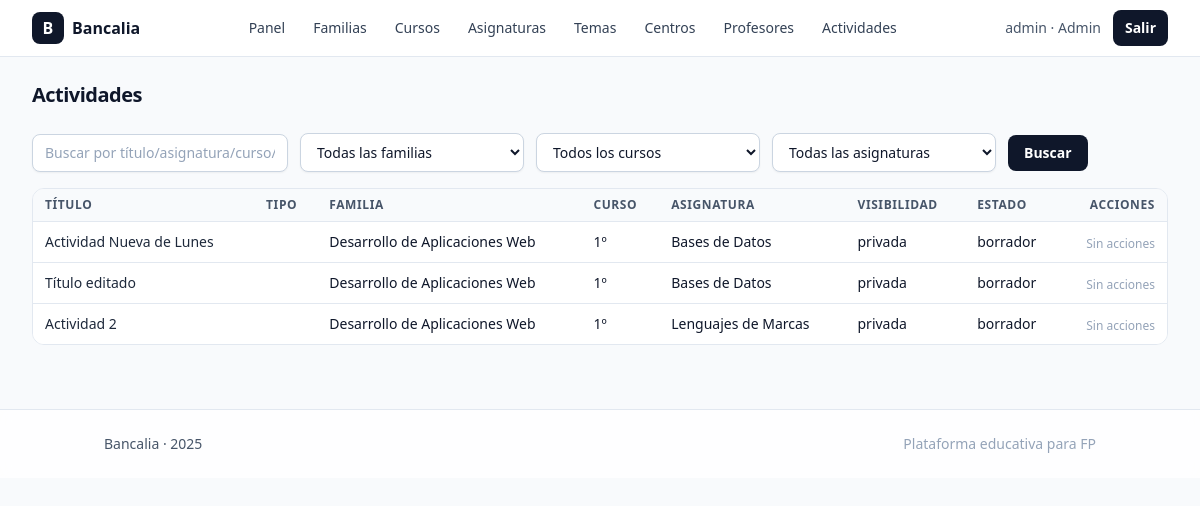
The page /admin/actividades/index.php (signed in) on the database its author committed.
### tables this page shows
CREATE TABLE `actividades` (
  `id` int(11) NOT NULL,
  `profesor_id` int(11) NOT NULL,
  `familia_id` int(11) NOT NULL,
  `curso_id` int(11) NOT NULL,
  `asignatura_id` int(11) NOT NULL,
  `tema_id` int(11) DEFAULT NULL,
  `tipo` enum('opcion_multiple','verdadero_falso','respuesta_corta','rellenar_huecos','emparejar','tarea') NOT NULL,
  `titulo` varchar(255) NOT NULL,
  `descripcion` text DEFAULT NULL,
  `dificultad` enum('baja','media','alta') NOT NULL DEFAULT 'media',
  `visibilidad` enum('privada','publica') NOT NULL DEFAULT 'privada',
  `estado` enum('borrador','publicada') NOT NULL DEFAULT 'borrador',
  `created_at` datetime NOT NULL DEFAULT current_timestamp(),
  `updated_at` datetime NOT NULL DEFAULT current_timestamp() ON UPDATE current_timestamp()
);

CREATE TABLE `familias_profesionales` (
  `id` int(11) NOT NULL,
  `nombre` varchar(150) NOT NULL,
  `slug` varchar(160) NOT NULL,
  `descripcion` text DEFAULT NULL,
  `is_active` tinyint(1) NOT NULL DEFAULT 1,
  `created_at` datetime NOT NULL DEFAULT current_timestamp(),
  `updated_at` datetime NOT NULL DEFAULT current_timestamp() ON UPDATE current_timestamp()
);

CREATE TABLE `cursos` (
  `id` int(11) NOT NULL,
  `familia_id` int(11) NOT NULL,
  `nombre` varchar(80) NOT NULL,
  `slug` varchar(120) NOT NULL,
  `descripcion` text DEFAULT NULL,
  `orden` int(11) NOT NULL DEFAULT 1,
  `is_active` tinyint(1) NOT NULL DEFAULT 1,
  `created_at` datetime NOT NULL DEFAULT current_timestamp(),
  `updated_at` datetime NOT NULL DEFAULT current_timestamp() ON UPDATE current_timestamp()
);

CREATE TABLE `asignaturas` (
  `id` int(11) NOT NULL,
  `familia_id` int(11) NOT NULL,
  `curso_id` int(11) NOT NULL,
  `nombre` varchar(150) NOT NULL,
  `slug` varchar(160) NOT NULL,
  `codigo` varchar(50) DEFAULT NULL,
  `horas` int(11) DEFAULT NULL,
  `descripcion` text DEFAULT NULL,
  `orden` int(11) NOT NULL DEFAULT 1,
  `is_active` tinyint(1) NOT NULL DEFAULT 1,
  `created_at` datetime NOT NULL DEFAULT current_timestamp(),
  `updated_at` datetime NOT NULL DEFAULT current_timestamp() ON UPDATE current_timestamp()
);

### config.php (called while the page is built, shortened)
<?php
function pdo(): PDO {
  static $pdo;
  if ($pdo instanceof PDO) return $pdo;
  $pdo = new PDO(
    'mysql:host=127.0.0.1;dbname=bancalia;charset=utf8mb4',
    'root', '',
    [
      PDO::ATTR_ERRMODE => PDO::ERRMODE_EXCEPTION,
      PDO::ATTR_DEFAULT_FETCH_MODE => PDO::FETCH_ASSOC,
      PDO::ATTR_EMULATE_PREPARES => false,
    ]
  );
  return $pdo;
}
function h(?string $s): string { return htmlspecialchars((string)$s, ENT_QUOTES, 'UTF-8'); }
function current_user(): ?array { return $_SESSION['user'] ?? null; }

### public/admin/actividades/index.php (the view, shortened to what this page needs)
<?php
require_once __DIR__ . '/../../../config.php';
require_once __DIR__ . '/../../../partials/header.php';
$role = $u['role'] ?? '';
$profesorId = (int)($u['profesor_id'] ?? 0);
$q   = trim((string)($_GET['q'] ?? ''));
$params = [];
$sql = "SELECT a.id, a.titulo, a.tipo, a.visibilidad, a.estado, a.updated_at,
               a.profesor_id,  /* necesario para saber si la actividad es mía */
               asig.nombre AS asignatura, c.nombre AS curso, f.nombre AS familia
        FROM actividades a
        JOIN asignaturas asig ON asig.id = a.asignatura_id
        JOIN cursos c ON c.id = a.curso_id
        JOIN familias_profesionales f ON f.id = a.familia_id";
$sql .= " ORDER BY a.updated_at DESC, a.id DESC LIMIT 200";
$stList = pdo()->prepare($sql);
$stList->execute($params);
$rows = $stList->fetchAll();
require_once __DIR__ . '/../../../partials/header.php';
?>
<div class="mb-6 flex items-center justify-between">
  <div>
    <h1 class="text-xl font-semibold tracking-tight">Actividades</h1>
  </div>
</div>
<form method="get" action="" class="mb-4 flex flex-wrap items-center gap-3">
  <input name="q" value="<?= h($q) ?>" placeholder="Buscar por título/asignatura/curso/familia"
         class="w-64 rounded-lg border border-slate-300 bg-white px-3 py-2 text-sm shadow-sm placeholder-slate-400 focus:outline-none focus:ring-2 focus:ring-slate-400 focus:border-slate-400">
  <select id="familia_id" name="familia_id"
          class="w-56 rounded-lg border border-slate-300 bg-white px-3 py-2 text-sm shadow-sm focus:outline-none focus:ring-2 focus:ring-slate-400 focus:border-slate-400">
    <option value="0">Todas las familias</option>
  </select>
  <select id="curso_id" name="curso_id"
          class="w-56 rounded-lg border border-slate-300 bg-white px-3 py-2 text-sm shadow-sm focus:outline-none focus:ring-2 focus:ring-slate-400 focus:border-slate-400">
    <option value="0">Todos los cursos</option>
  </select>
  <select id="asignatura_id" name="asignatura_id"
          class="w-56 rounded-lg border border-slate-300 bg-white px-3 py-2 text-sm shadow-sm focus:outline-none focus:ring-2 focus:ring-slate-400 focus:border-slate-400">
    <option value="0">Todas las asignaturas</option>
  </select>
  <button class="rounded-lg bg-slate-900 px-4 py-2 text-sm font-semibold text-white hover:bg-slate-800">
    Buscar
  </button>
</form>
<div class="overflow-hidden rounded-xl border border-slate-200 bg-white">
  <table class="min-w-full divide-y divide-slate-200">
    <thead class="bg-slate-50">
      <tr>
        <th class="px-3 py-2 text-left text-xs font-semibold uppercase tracking-wider text-slate-600">Título</th>
        <th class="px-3 py-2 text-left text-xs font-semibold uppercase tracking-wider text-slate-600">Tipo</th>
        <th class="px-3 py-2 text-left text-xs font-semibold uppercase tracking-wider text-slate-600">Familia</th>
        <th class="px-3 py-2 text-left text-xs font-semibold uppercase tracking-wider text-slate-600">Curso</th>
        <th class="px-3 py-2 text-left text-xs font-semibold uppercase tracking-wider text-slate-600">Asignatura</th>
        <th class="px-3 py-2 text-left text-xs font-semibold uppercase tracking-wider text-slate-600">Visibilidad</th>
        <th class="px-3 py-2 text-left text-xs font-semibold uppercase tracking-wider text-slate-600">Estado</th>
        <th class="px-3 py-2 text-right text-xs font-semibold uppercase tracking-wider text-slate-600">Acciones</th>
      </tr>
    </thead>
    <tbody class="divide-y divide-slate-200 bg-white">
      <?php foreach ($rows as $r): ?>
        <?php $esMia = ($role === 'profesor' && (int)$r['profesor_id'] === $profesorId); ?>
        <tr>
          <td class="px-3 py-2 text-sm font-medium text-slate-800"><?= h($r['titulo']) ?></td>
          <td class="px-3 py-2 text-sm"><?= h($r['tipo']) ?></td>
          <td class="px-3 py-2 text-sm"><?= h($r['familia']) ?></td>
          <td class="px-3 py-2 text-sm"><?= h($r['curso']) ?></td>
          <td class="px-3 py-2 text-sm"><?= h($r['asignatura']) ?></td>
          <td class="px-3 py-2 text-sm"><?= h($r['visibilidad']) ?></td>
          <td class="px-3 py-2 text-sm"><?= h($r['estado']) ?></td>
          <td class="px-3 py-2 text-right">
            <?php if ($esMia): ?>
              <div class="inline-flex items-center gap-2">
                <a href="<?= PUBLIC_URL ?>/admin/actividades/edit.php?id=<?= (int)$r['id'] ?>"
                   class="rounded-md border border-slate-300 bg-white px-2.5 py-1.5 text-xs font-medium text-slate-700 hover:bg-slate-100">
                  Editar
                </a>
                <form method="post" action="<?= PUBLIC_URL ?>/admin/actividades/delete.php"
                      onsubmit="return confirm('¿Eliminar actividad?')"
                      class="inline">
                  <?= csrf_field() ?>
                  <input type="hidden" name="id" value="<?= (int)$r['id'] ?>">
                  <button class="rounded-md border border-rose-300 bg-white px-2.5 py-1.5 text-xs font-semibold text-rose-700 hover:bg-rose-50">
                    Eliminar
                  </button>
                </form>
              </div>
            <?php elseif ($role === 'profesor'): ?>
              <span class="text-xs text-slate-400">Sin permisos</span>
            <?php else: ?>
              <span class="text-xs text-slate-400">Sin acciones</span>
            <?php endif; ?>
          </td>
        </tr>
      <?php endforeach; ?>
    </tbody>
  </table>
</div>
<?php require_once __DIR__ . '/../../../partials/footer.php'; ?>

### partials/header.php (shortened to what this page needs)
<?php
require_once __DIR__ . '/../config.php';
$u = current_user();
?>
<!doctype html>
<html lang="es">
<head>
  <script src="https://cdn.tailwindcss.com"></script>
</head>
<body class="bg-slate-50 text-slate-900">
  <header class="sticky top-0 z-40 border-b border-slate-200 bg-white/90 backdrop-blur">
    <div class="mx-auto max-w-7xl px-4 sm:px-6 lg:px-8 h-14 flex items-center justify-between">
      <a href="<?= PUBLIC_URL ?>/dashboard.php" class="flex items-center gap-2 font-semibold">
        <span class="inline-flex h-8 w-8 items-center justify-center rounded-lg bg-slate-900 text-white">B</span>
        <span>Bancalia</span>
      </a>
      <nav class="flex items-center gap-1">
        <a href="<?= PUBLIC_URL ?>/dashboard.php" class="rounded-lg px-3 py-2 text-sm font-medium text-slate-700 hover:bg-slate-100">Panel</a>
        <?php if ($u): ?>
          <?php if (($u['role'] ?? '') === 'admin'): ?>
            <a href="<?= PUBLIC_URL ?>/admin/familias/index.php" class="rounded-lg px-3 py-2 text-sm font-medium text-slate-700 hover:bg-slate-100">Familias</a>
            <a href="<?= PUBLIC_URL ?>/admin/cursos/index.php" class="rounded-lg px-3 py-2 text-sm font-medium text-slate-700 hover:bg-slate-100">Cursos</a>
            <a href="<?= PUBLIC_URL ?>/admin/asignaturas/index.php" class="rounded-lg px-3 py-2 text-sm font-medium text-slate-700 hover:bg-slate-100">Asignaturas</a>
            <a href="<?= PUBLIC_URL ?>/admin/temas/index.php" class="rounded-lg px-3 py-2 text-sm font-medium text-slate-700 hover:bg-slate-100">Temas</a>
            <a href="<?= PUBLIC_URL ?>/admin/centros/index.php" class="rounded-lg px-3 py-2 text-sm font-medium text-slate-700 hover:bg-slate-100">Centros</a>
            <a href="<?= PUBLIC_URL ?>/admin/profesores/index.php" class="rounded-lg px-3 py-2 text-sm font-medium text-slate-700 hover:bg-slate-100">Profesores</a>
            <a href="<?= PUBLIC_URL ?>/admin/actividades/index.php" class="rounded-lg px-3 py-2 text-sm font-medium text-slate-700 hover:bg-slate-100">Actividades</a>
          <?php endif; ?>
        <?php endif; ?>
      </nav>
      <div class="flex items-center gap-3">
        <?php if ($u): ?>
          <span class="hidden sm:inline text-sm text-slate-600">
            <?= h($u['role']) ?> · <?= h($u['nombre'] ?? $u['email'] ?? 'usuario') ?>
          </span>
          <a href="<?= PUBLIC_URL ?>/auth/logout.php"
             class="inline-flex items-center rounded-lg bg-slate-900 px-3 py-2 text-sm font-semibold text-white hover:bg-slate-800">Salir</a>
        <?php endif; ?>
      </div>
    </div>
  </header>
  <main class="mx-auto max-w-7xl px-4 sm:px-6 lg:px-8 py-6">

### partials/footer.php (shortened to what this page needs)
</main>
<footer class="mt-10 border-t border-slate-200 bg-white/80 backdrop-blur">
  <div class="container mx-auto flex flex-col items-center justify-between gap-2 px-4 py-6 text-sm text-slate-600 sm:flex-row">
    <span>Bancalia · <?= date('Y') ?></span>
    <span class="text-slate-400">Plataforma educativa para FP</span>
  </div>
</footer>
</body>
</html>

### rows shown on the page
actividades: titulo "Actividad Nueva de Lunes", familias_profesionales.nombre "Desarrollo de Aplicaciones Web", curso.nombre "1º", asignatura.nombre "Bases de Datos", visibilidad "privada", estado "borrador"
actividades: titulo "Título editado", familias_profesionales.nombre "Desarrollo de Aplicaciones Web", curso.nombre "1º", asignatura.nombre "Bases de Datos", visibilidad "privada", estado "borrador"
actividades: titulo "Actividad 2", familias_profesionales.nombre "Desarrollo de Aplicaciones Web", curso.nombre "1º", asignatura.nombre "Lenguajes de Marcas", visibilidad "privada", estado "borrador"

### other values the page prints
$u['role'] "admin"
$u['nombre'] "Admin"
